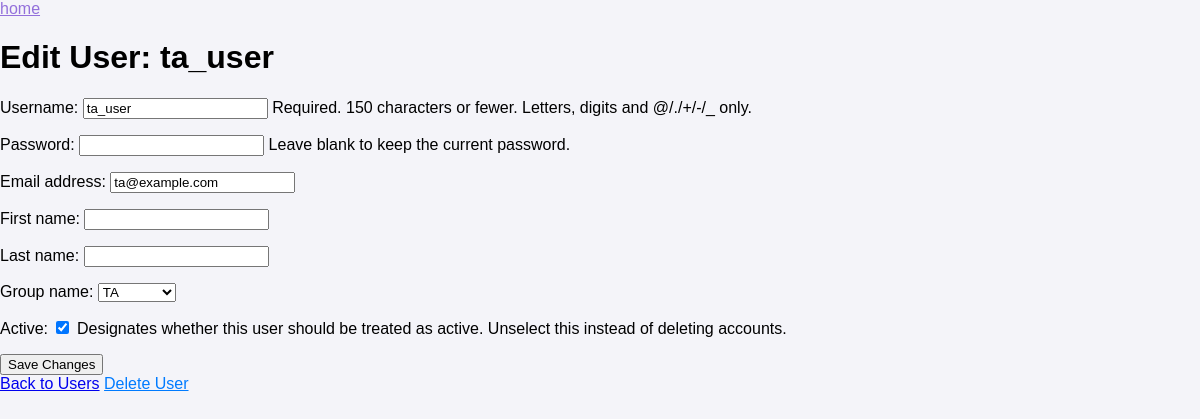
/sudo/user/3/edit/, run on an earlier commit of the app's database.
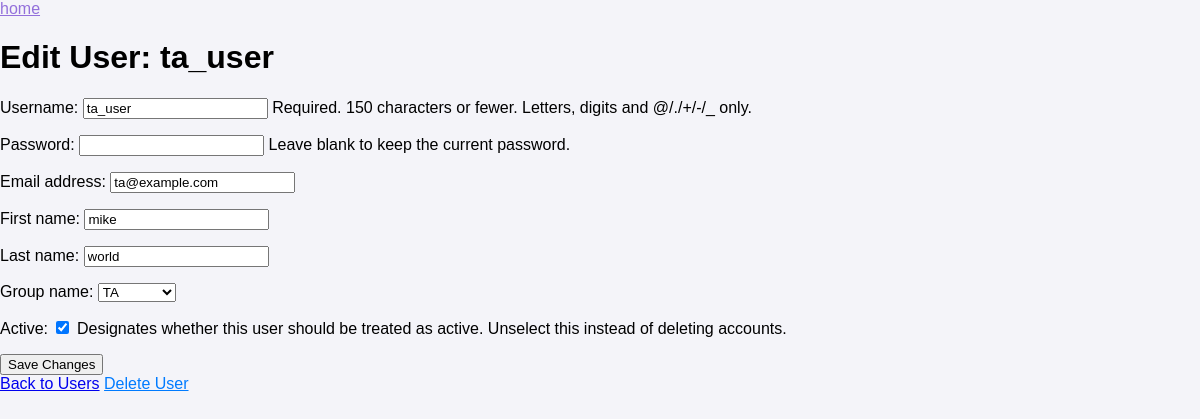
And on a later commit of the database.
### webapp/models/users.py (models this page shows, shortened)
class User(AbstractUser):
    group_name = models.CharField(
        max_length=1,
        choices=UserType,
        default=UserType.TA,
    )
    class Meta:
        permissions = (
            ("can_assign_l1", "Can assign to courses/sections: instructor"),
            ("can_assign_l2", "Can assign to courses/sections: admin"),
        )

### webapp/views/admin.py (the view)
# urls.py: path('sudo/user/<int:user_id>/edit/', views.edit_user, name='edit_user'),
def edit_user(request, user_id):
    user = get_object_or_404(User, id=user_id)
    if request.method == 'POST':
        form = UserForm(request.POST, instance=user)
        if form.is_valid():
            form.save()
            return redirect('user_list')
    else:
        form = UserForm(instance=user)
    return render(request, 'admin_pages/edit_user.html', {
        'form': form,
        'user': user,
    })

### webapp/forms/admin.py (shortened to what this page needs)
class UserForm(forms.ModelForm):
    password = forms.CharField(
        widget=forms.PasswordInput,
        required=False,  # Required on add, optional on edit
        help_text="Leave blank to keep the current password."
    )
    class Meta:
        model = User
        fields = ['username', 'password', 'email', 'first_name', 'last_name', 'group_name', 'is_active' ]

### templates/admin_pages/edit_user.html (shortened to what this page needs)
{% extends "master.html" %}
{% load static %}
{% block includes %}
    <link rel="stylesheet" href="{% static 'css/base_theme.css' %}">
{% endblock %}
{% block content %}
    <a href="{% url 'admin_home' %}">home</a>
   <h1>Edit User: {{ user.username }}</h1>
    <form method="post">
        {{ form.as_p }}
        <button type="submit">Save Changes</button>
    </form>
    <a href="{% url 'user_list' %}">Back to Users</a>
    <a href="{% url 'delete_user' user.id %}" class="btn btn-danger">Delete User</a>
{% endblock %}

What changed in the data, as far as the page shows it:
changed User "ta_user": first_name (not shown) → "mike"; last_name (not shown) → "world"
